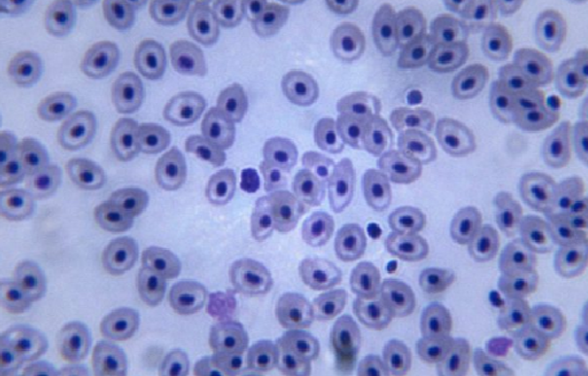
#> input picture image/bloodcell.bmp, 588 x 376 px
$ jupyter execute Bloodcell.ipynb
#> lines starting #> are read from the running program, lines starting #| are printed output that depends on the picture; after the words box and inside, x2 and y2 are one past the last pixel; in counts of white or black regions, pixels touching at a corner belong together
# **Import Libary**

[cell 1]
import matplotlib.pyplot as plt
import cv2

# **Load Image**

[cell 2]
ori_img = cv2.imread('image/bloodcell.bmp')
#> ori_img is the input picture: shape (376, 588, 3); mean B, G, R 202.6, 148.9, 141.6
gray_img = cv2.imread('image/bloodcell.bmp',cv2.IMREAD_GRAYSCALE)
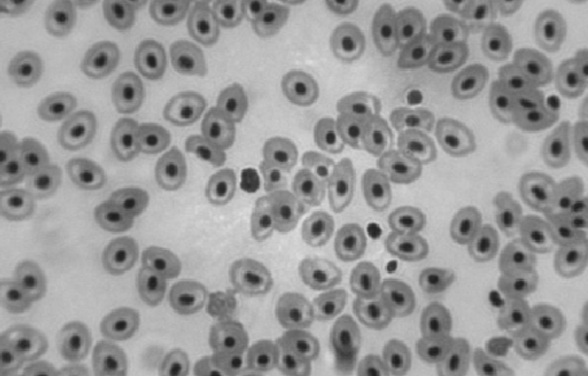
#> gray_img: shape (376, 588); min 29, max 224, mean 152.8
plt.figure(figsize=(10, 5))
plt.subplot(1, 2, 1)
plt.imshow(cv2.cvtColor(ori_img,cv2.COLOR_BGR2RGB))
plt.axis('off')
plt.title('Blood Cell Image (RGB)')

plt.subplot(1, 2, 2)
plt.imshow(cv2.cvtColor(gray_img,cv2.COLOR_BGR2RGB))
plt.axis('off')
plt.title('Blood Cell Image (GRAYSCALE)')

plt.show()
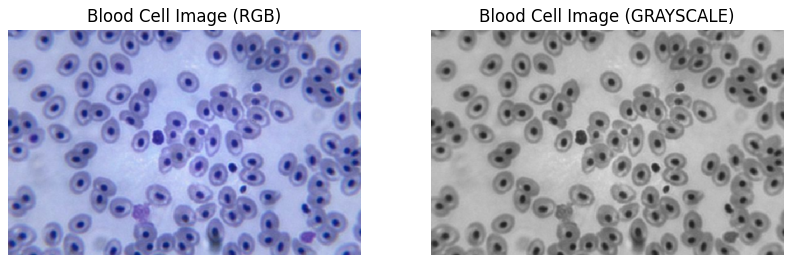
#> figure drawn by matplotlib, 2 panels

# Save file .png on gray image
cv2.imwrite('image/bloodcell_gray.png',gray_img)
#> Out = True

# **Process Image**

## **Convert to HSV**

[cell 3]
ngray_img = cv2.imread('image/bloodcell_gray.png')
#> ngray_img: shape (376, 588, 3); min 29, max 224, mean 152.8
hsv_img = cv2.cvtColor(ngray_img,cv2.COLOR_BGR2HSV)
#> hsv_img: shape (376, 588, 3); mean H, S, V 0, 0, 152.8

plt.figure(figsize=(10, 5))
plt.title('Blood Cell Image (HSV)')
plt.imshow(hsv_img)
plt.axis('off')
plt.show()

[cell 4]
# lower range in HSV
lower_range = (0, 0, 30)
# upper rangein HSV
upper_range = (0, 0, 75)

# detect center of cell by color
mask = cv2.inRange(hsv_img, lower_range, upper_range)
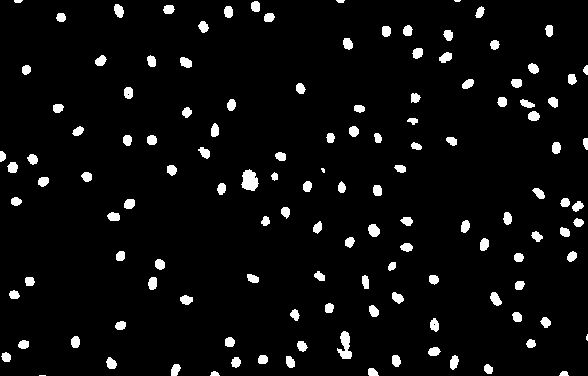
#> mask: shape (376, 588); 4.8% white; 130 white regions (4 under 20 px)

plt.figure(figsize=(10, 5))

plt.subplot(1, 2, 1)
plt.imshow(ngray_img,cmap = 'gray')
plt.axis('off')
plt.title('Original Image')

plt.subplot(1, 2, 2)
plt.imshow(mask,cmap = 'gray')
plt.axis('off')
plt.title('Center of cell detect')
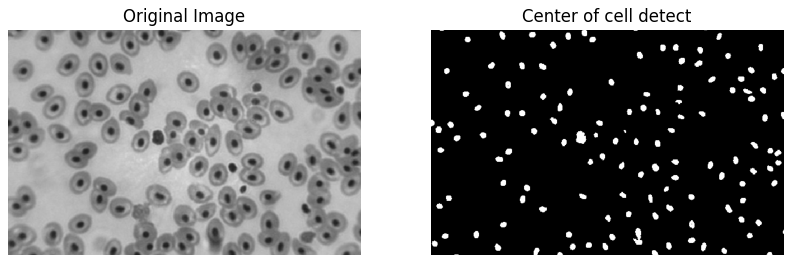
#> figure drawn by matplotlib, 2 panels

[cell 5]
# find contouts in picture
contours,h = cv2.findContours(mask,1,2)
#> contours = 132 contours, 8 with area under 20; largest, box (x1, y1, x2, y2) and area: (241, 169, 259, 191) 244, (337, 331, 352, 359) 204, (368, 224, 380, 237) 102, (490, 292, 502, 306) 92, (114, 4, 124, 18) 86; h = 132 rows, first 6: [1, -1, -1, -1], [2, 0, -1, -1], [3, 1, -1, -1], [4, 2, -1, -1], [5, 3, -1, -1], [6, 4, -1, -1]

cell_count = 0

for cnt in contours:
    if cv2.contourArea(cnt) < 1000:
        cv2.drawContours(ngray_img,[cnt],-1,(0,0,255),3)
        cell_count +=1
#> this loop made 132 passes
#> cnt on passes 1, 22: [[39, 375], [45, 375]], [[433, 324], [434, 323], [435, 324], [434, 325]]
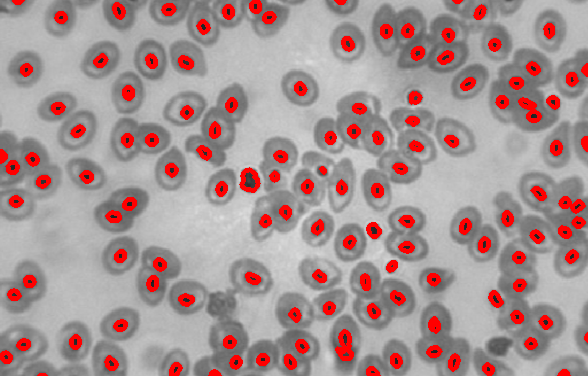
#> ngray_img: shape (376, 588, 3); mean B, G, R 146.8, 146.8, 166.8
#> after the loop, cell_count = 132

plt.figure(figsize=(10, 5))
plt.imshow(ngray_img,cmap = 'gray')
plt.axis('off')
plt.title(f'Cell detect count : {cell_count}')

cv2.imwrite('pic/BloodCellDection.png',ngray_img)
#> Out = True
